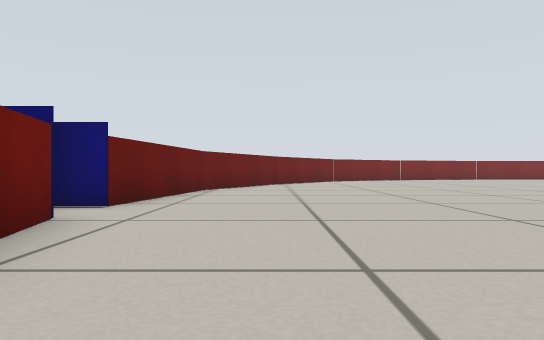
[1] (above)

22 first-person views from a walk through a Gazebo world. The camera is 0.26 m above the floor, looks level and sees 70° across. The floor is counted in squares, 0.5 m on a side. Each view is taken from the middle of a square. On the plan, view 1 faces up. The plan holds only what a view shows up to about 10 squares ahead; the rest is blank.

[2]
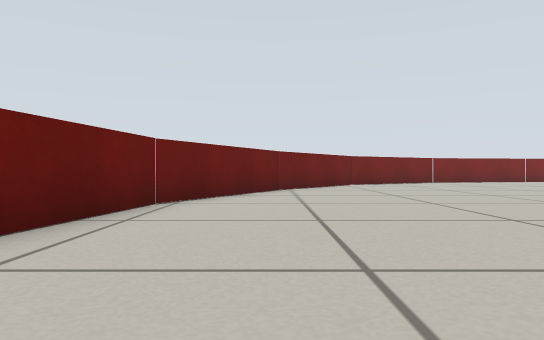

[3]
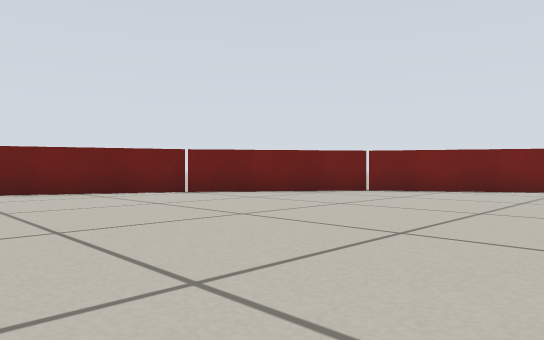

[4]
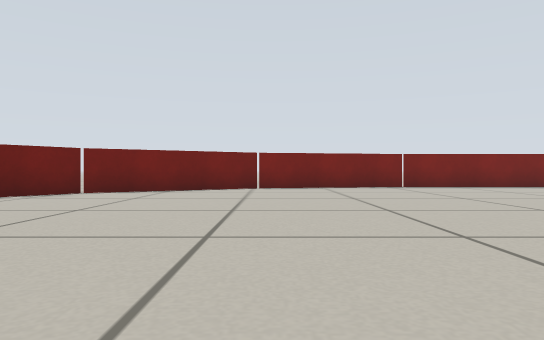

[5]
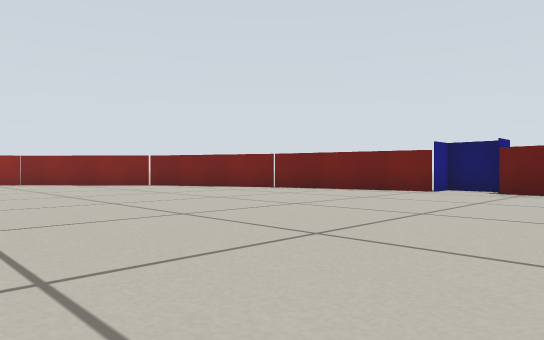

[6]
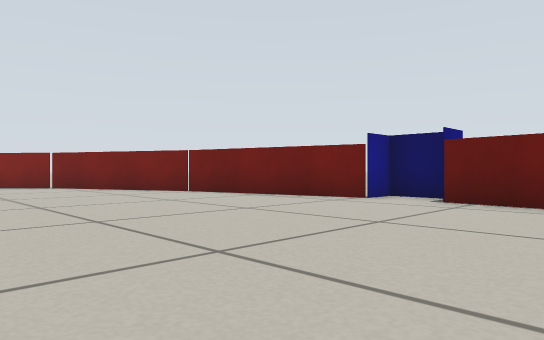

[7]
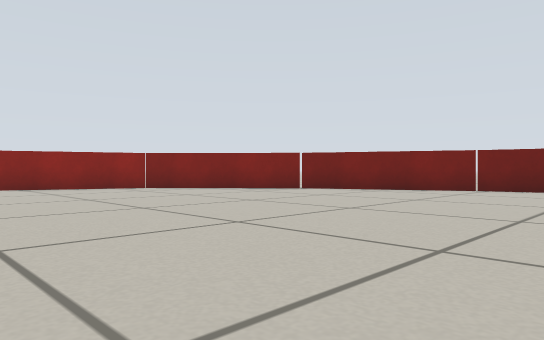

[8]
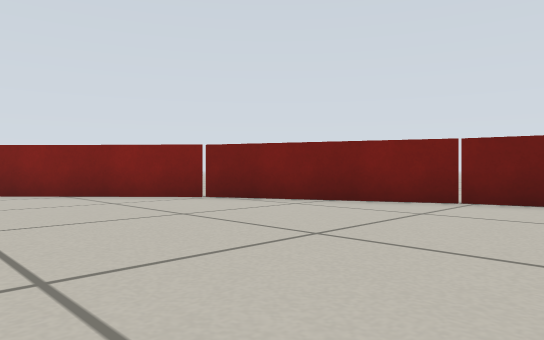

[9]
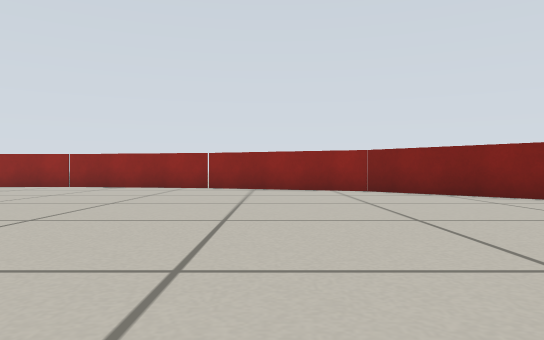

[10]
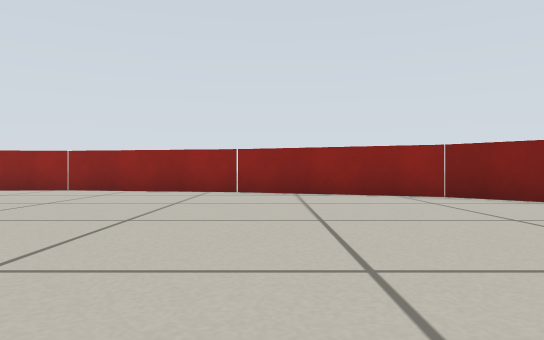

[11]
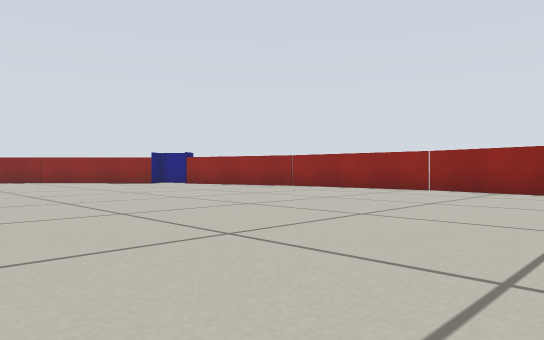

[12]
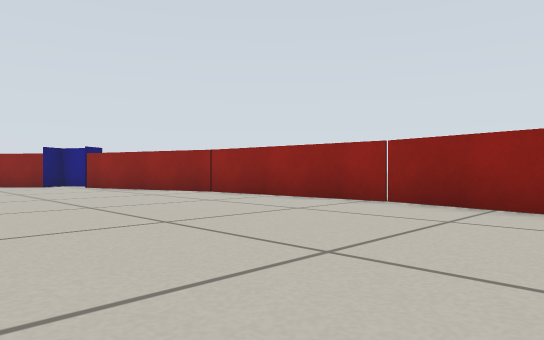

[13]
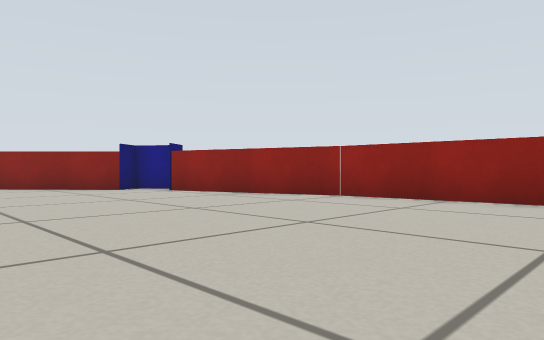

[14]
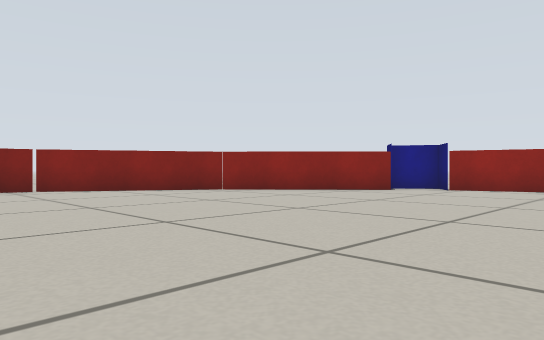

[15]
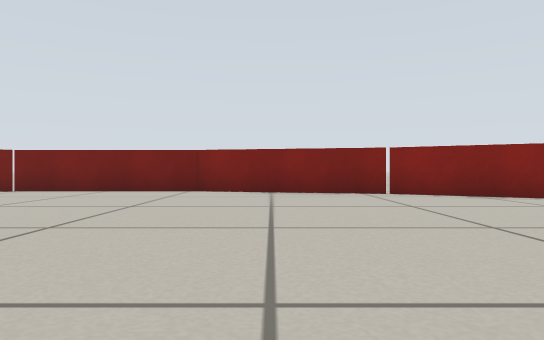

[16]
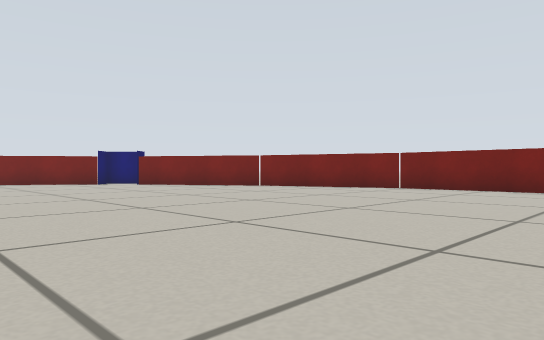

[17]
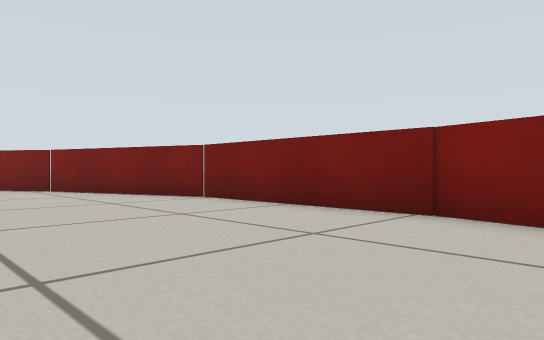

[18]
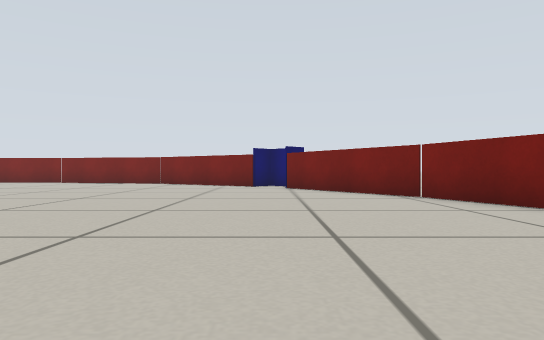

[19]
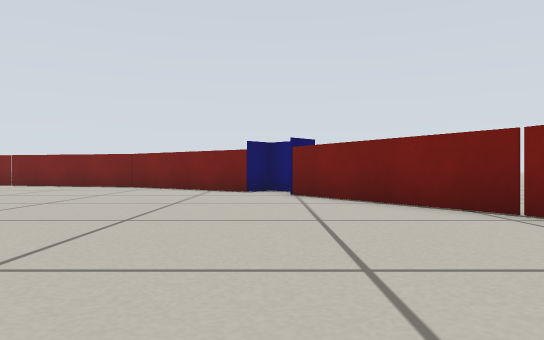

[20]
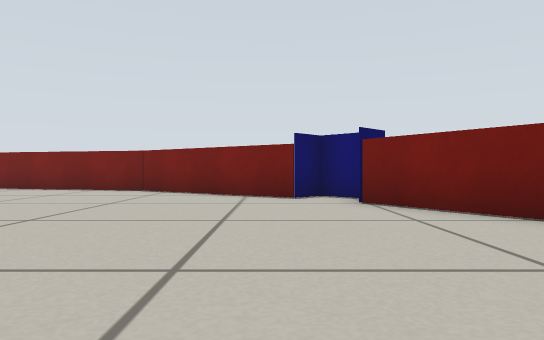

[21]
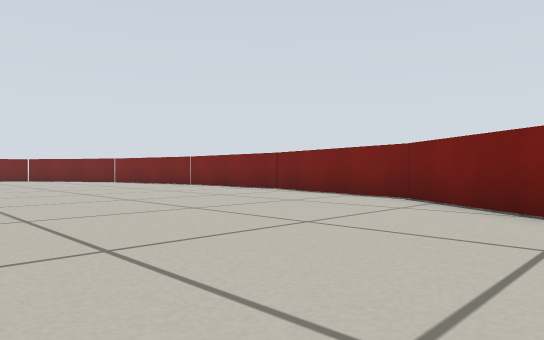

[22]
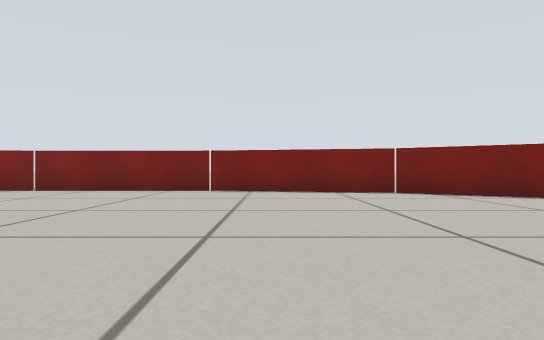

### Floor plan
Points are (right, up) in squares from view 1. A wall is a line through its corners. A room is listed if a view was taken in it or the views show most of it. See-through windows are left out.
Room 1 (views 1, 2, 3, 4, 5, 6, 7, 8, 9, 10, 11, 12, 13, 14, 15, 16, 17, 18, 19, 20, 21, 22)
walls: (7.8, -9) (12.2, -9.9) (16.7, -9.5); (16.6, -9.5) (20.9, -8.2); (-1.3, -0.1) (0.6, -4.1) (3.7, -7.4) (7.9, -9.1); (25.9, -3.2) (27.4, -0.5) (28.4, 3.9); (-2.4, 4.2) (-1.3, -0.2); (28.4, 3.8) (28.4, 8.2) (26.8, 12.5); (0.2, 14.1) (-1.8, 10) (-2.3, 5.5) (-3.1, 5.5) (-3.1, 4.2); (26.9, 12.4) (24.4, 16.1); (15.5, 20.8) (11, 20.8) (10.1, 20.6); (6.2, 19.7) (2.8, 17.7) (0.2, 14); (-3.2, 5.6) (-2.3, 5.6); (24.7, 17.1) (24, 17.7) (23.4, 17.2) (19.7, 19.8) (15.5, 20.7)

Positions as (right, up) in squares from view 1, and headings:
1: (0, 0), facing up
2: (0, 4), facing up
3: (8, 9), facing up-left
4: (7, 9), facing up
5: (7, 8), facing down-left
6: (4, 8), facing down-left
7: (9, 3), facing down-left
8: (5, 2), facing down-left
9: (6, 2), facing down
10: (7, 0), facing down
11: (8, 0), facing down-right
12: (9, -4), facing down-right
13: (12, -3), facing down-right
14: (17, 2), facing down-right
15: (19, 2), facing right
16: (18, 3), facing up-right
17: (24, 2), facing up-right
18: (24, 5), facing up
19: (24, 8), facing up
20: (23, 10), facing up
21: (23, 13), facing up-left
22: (17, 11), facing up
